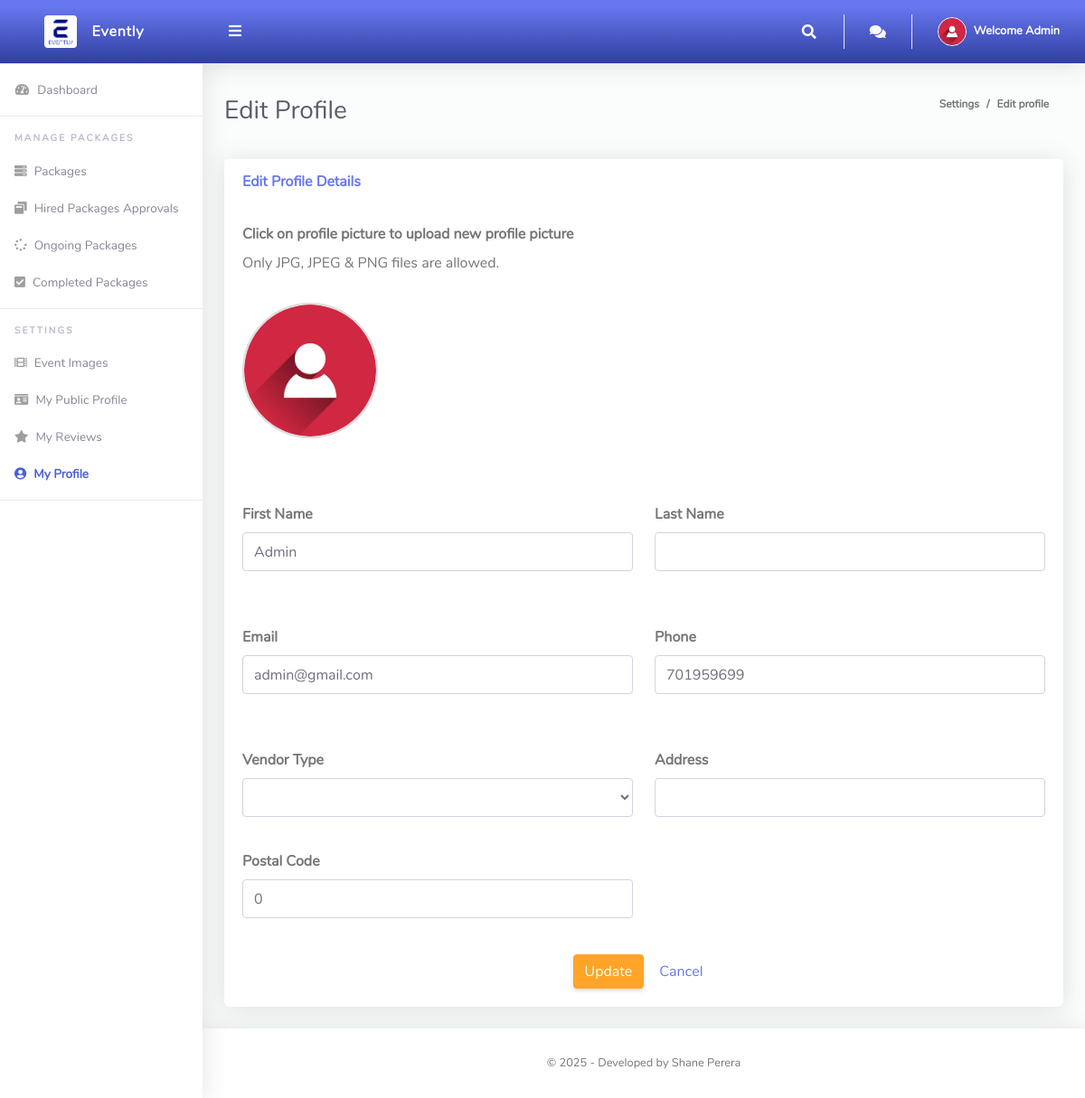
The app's page /Vendors/Editprofile.php (signed in) with its own data.
### tables this page shows
CREATE TABLE `allusers` (
  `ID` int(200) NOT NULL,
  `Firstname` varchar(200) NOT NULL,
  `Lastname` varchar(200) NOT NULL,
  `Email` varchar(200) NOT NULL,
  `Phone` int(200) NOT NULL,
  `ProfilePic` varchar(200) NOT NULL,
  `Address` varchar(200) NOT NULL,
  `Postalcode` int(200) NOT NULL,
  `Vendortype` varchar(200) NOT NULL,
  `Userrole` varchar(200) NOT NULL,
  `Password` varchar(200) NOT NULL
);

### Vendors/Editprofile.php (the view, shortened to what this page needs)
<?php
include '../Includes/dbcon.php';
$query = "SELECT * FROM allusers WHERE ID = '$_SESSION[userId]'";
$result = $conn->query($query);
if ($result->num_rows > 0) {
    $row = $result->fetch_assoc();
	$Profilepic = !empty($row['ProfilePic']) ? $row['ProfilePic'] : "img/user-icn.png";
}
else {
	$Address = "Please Add Your Address";
	$Postalcode = "Please Add Your Postal Code";
}
?>
<!DOCTYPE html>
<html lang="en">
<head>
  <link href="../vendor/fontawesome-free/css/all.min.css" rel="stylesheet" type="text/css">
  <link href="../vendor/bootstrap/css/bootstrap.min.css" rel="stylesheet" type="text/css">
  <link href="css/ruang-admin.min.css" rel="stylesheet">
</head>
<body id="page-top">
  <div id="wrapper">
      <?php include "Includes/sidebar.php";?>
    <div id="content-wrapper" class="d-flex flex-column">
      <div id="content">
       <?php include "Includes/topbar.php";?>
        <div class="container-fluid" id="container-wrapper">
          <div class="d-sm-flex align-items-center justify-content-between mb-4">
            <h1 class="h3 mb-0 text-gray-800">Edit Profile</h1>
            <ol class="breadcrumb">
              <li class="breadcrumb-item">Settings</li>
              <li class="breadcrumb-item active" aria-current="page">Edit profile</li>
            </ol>
          </div>
          <div class="row">
            <div class="col-lg-12">
              <div class="card mb-4">
                <div class="card-header py-3 d-flex flex-row align-items-center justify-content-between">
                  <h6 class="m-0 font-weight-bold text-primary">Edit Profile Details</h6><?php echo $statusMsg; ?>
                </div>
                <div class="card-body" align="center">
					<form method="Post" action="" enctype="multipart/form-data">
					<div class="form-group row mb-3">
						<div class="col-xl-6" align="left">
                        <label class="form-control-label"><b>Click on profile picture to upload new profile picture</b></label>
						<br>
						<label class="form-control-label">Only JPG, JPEG & PNG files are allowed.</label>
						<br>
						<br>
        <label for="fileInput">
            <img id="imagePreview" src="<?php echo $Profilepic; ?>" alt="Profile Image">
        </label>
                        </div>
						</div>
					  	<br>
					  	<br>
                  <div class="form-group row mb-3">
						<div class="col-xl-6" align="left">
                        <label class="form-control-label"><b>First Name</b></label>
						<br>
						<input type="text" class="form-control" name="Firstname" id="exampleInputFirstName" value="<?php echo $row['Firstname'];?>" required >
                        </div>
						<br>
					 	<br>
					  	<br>
					  	<br>
						<div class="col-xl-6" align="left">
                        <label class="form-control-label"><b>Last Name</b></label>
						<input type="text" class="form-control" name="Lastname" id="exampleInputFirstName" value="<?php echo $row['Lastname'];?>" required >
                        </div>
						</div>
						<br>
					<div class="form-group row mb-3">
						<div class="col-xl-6" align="left">
                        <label class="form-control-label"><b>Email</b></label>
						<input type="text" class="form-control" name="Email" id="exampleInputFirstName" value="<?php echo $row['Email'];?>" required >
                        </div>
						<br>
					 	<br>
					  	<br>
					  	<br>
						<div class="col-xl-6" align="left">
                        <label class="form-control-label"><b>Phone</b></label>
						<input type="text" class="form-control" name="Phone" id="exampleInputFirstName" value="<?php echo $row['Phone'];?>" required >
                        </div>
						</div>
						<br>
					<div class="form-group row mb-3">
						<div class="col-xl-6" align="left">
                        <label class="form-control-label"><b>Vendor Type</b></label>
						<select required name="Vendortype" class="form-control mb-3">
                          <option value=""><?php echo htmlspecialchars($row['Vendortype']); ?></option>
                          <option value="Hotel">Hotel</option>
                        </select>
                        </div>
						<br>
					 	<br>
					  	<br>
					  	<br>
						<div class="col-xl-6" align="left">
                        <label class="form-control-label"><b>Address</b></label>
						<input type="text" class="form-control" name="Address" id="exampleInputFirstName" value="<?php echo $row['Address'];?>" required >
                        </div>
						</div>
					<div class="form-group row mb-3">
						<div class="col-xl-6" align="left">
                        <label class="form-control-label"><b>Postal Code</b></label>
						<input type="text" class="form-control" name="Postalcode" id="exampleInputFirstName" value="<?php echo $row['Postalcode'];?>" required >
                        </div>
						</div>
						<br>
						<button type="submit" name="update" class="btn btn-warning">Update</button>
						<button name="cancel" class="btn btn-cancel" ><a href="Profile.php">Cancel</a></button>
					</form>
                </div>
              </div>
          </div>
        </div>
      </div>
       <?php include "Includes/footer.php";?>
    </div>
  </div>
</body>
</html>

### Vendors/Includes/topbar.php (shortened to what this page needs)
<?php
  $query = "SELECT * FROM allusers WHERE ID = '$_SESSION[userId]'";
  $rs = $conn->query($query);
  $rows = $rs->fetch_assoc();
  $ProfilePic = !empty($rows['ProfilePic']) ? $rows['ProfilePic'] : "img/user-icn.png";
  $fullName = $rows['Firstname'] . " " . $rows['Lastname'];
?>
<nav class="navbar navbar-expand navbar-light bg-gradient-primary topbar mb-4 static-top">
    <button id="sidebarToggleTop" class="btn btn-link rounded-circle mr-3">
        <i class="fa fa-bars"></i>
    </button>
    <ul class="navbar-nav ml-auto">
        <li class="nav-item dropdown no-arrow">
            <a class="nav-link dropdown-toggle" href="#" id="searchDropdown" role="button" data-toggle="dropdown"
               aria-haspopup="true" aria-expanded="false">
                <i class="fas fa-search fa-fw"></i>
            </a>
        </li>
            <li class="nav-item dropdown no-arrow">
            <a class="nav-link" href="Chat.php" id="searchDropdown">
                <i class="fa fa-comments"></i>
              </a>
            </li>
        <li class="nav-item dropdown no-arrow">
            <a class="nav-link dropdown-toggle" href="#" id="userDropdown" role="button" data-toggle="dropdown"
               aria-haspopup="true" aria-expanded="false">
                <img class="img-profile rounded-circle" src="<?php echo $ProfilePic; ?>" style="max-width: 60px">
                <span class="ml-2 d-none d-lg-inline text-white small"><b>Welcome <?php echo $fullName; ?></b></span>
            </a>
        </li>
    </ul>
</nav>

### Vendors/Editprofile.php (style rules this page uses)
#imagePreview { width: 150px; height: 150px; border-radius: 50%; object-fit: cover; cursor: pointer; border: 2px solid #ddd; }

### records on screen
allusers: fullName "Admin", Firstname "Admin", Email "admin@gmail.com", Phone "701959699", Postalcode "0"
